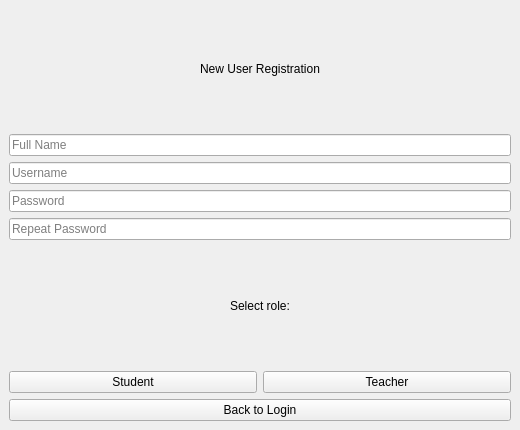
<?xml version="1.0" encoding="UTF-8"?>
<ui version="4.0">
 <class>RegistrationWindow</class>
 <widget class="QMainWindow" name="RegistrationWindow">
  <property name="geometry">
   <rect>
    <x>0</x>
    <y>0</y>
    <width>520</width>
    <height>430</height>
   </rect>
  </property>
  <property name="windowTitle">
   <string>Study.Table - Registration</string>
  </property>
  <widget class="QWidget" name="centralwidget">
   <layout class="QVBoxLayout" name="verticalLayout">
    <item>
     <widget class="QLabel" name="titleLabel">
      <property name="text">
       <string>New User Registration</string>
      </property>
      <property name="alignment">
       <set>Qt::AlignCenter</set>
      </property>
     </widget>
    </item>
    <item>
     <widget class="QLineEdit" name="fullNameLineEdit">
      <property name="placeholderText">
       <string>Full Name</string>
      </property>
     </widget>
    </item>
    <item>
     <widget class="QLineEdit" name="loginLineEdit">
      <property name="placeholderText">
       <string>Username</string>
      </property>
     </widget>
    </item>
    <item>
     <widget class="QLineEdit" name="passwordLineEdit">
      <property name="echoMode">
       <enum>QLineEdit::Password</enum>
      </property>
      <property name="placeholderText">
       <string>Password</string>
      </property>
     </widget>
    </item>
    <item>
     <widget class="QLineEdit" name="repeatPasswordLineEdit">
      <property name="echoMode">
       <enum>QLineEdit::Password</enum>
      </property>
      <property name="placeholderText">
       <string>Repeat Password</string>
      </property>
     </widget>
    </item>
    <item>
     <widget class="QLabel" name="roleHintLabel">
      <property name="text">
       <string>Select role:</string>
      </property>
      <property name="alignment">
       <set>Qt::AlignCenter</set>
      </property>
     </widget>
    </item>
    <item>
     <layout class="QHBoxLayout" name="roleButtonsLayout">
      <item>
       <widget class="QPushButton" name="registerStudentButton">
        <property name="text">
         <string>Student</string>
        </property>
       </widget>
      </item>
      <item>
       <widget class="QPushButton" name="registerTeacherButton">
        <property name="text">
         <string>Teacher</string>
        </property>
       </widget>
      </item>
     </layout>
    </item>
    <item>
     <widget class="QPushButton" name="backButton">
      <property name="text">
       <string>Back to Login</string>
      </property>
     </widget>
    </item>
   </layout>
  </widget>
 </widget>
 <resources/>
 <connections/>
</ui>
